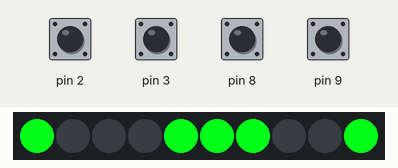
Simulated run of this sketch. Board: Arduino Uno, built for the host (arithmetic inside an expression is 32-bit, double 64-bit). Shown: 10 RGB LEDs in strip order, left to right. Wiring (inferred from the names in the program): DS3231 clock at I2C address 0x68. The inputs (shaded band) are chosen by the test bench; at power-on: pin 2, pin 3, pin 8, pin 9 HIGH. Dim RGB values are drawn brighter than linear; the local clock reads 2024-03-15 10:24:30 at power-on unless the sketch sets it; EEPROM starts erased; the audio player accepts every command and is not drawn; what the sketch prints to the serial monitor is not drawn.

Above: at 1.2 s.
1.3 s: pin 8 pulled LOW for 1 s
At 2.7 s:
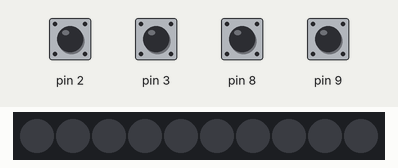
3.8 s: pin 9 pulled LOW for 1 s
6.3 s: pin 2 pulled LOW for 1 s
10.3 s: pin 8 pulled LOW for 1 s
At 10.9 s:
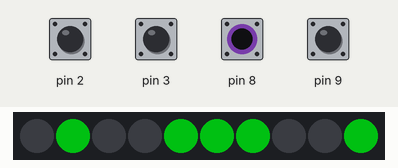
12.8 s: pin 3 pulled LOW for 1 s
At 14.2 s:
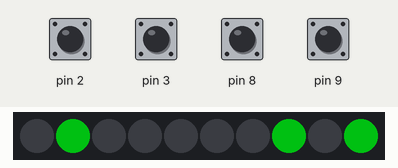
15.3 s: pin 2 pulled LOW for 1 s
At 16.4 s:
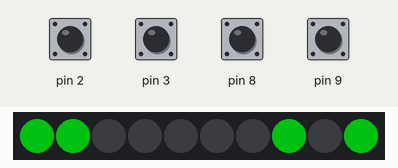
Timing chart, 0 to 18.3 s (numbered marks = the images above; inputs shaded):
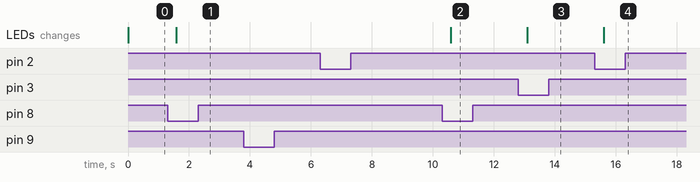

Measured:
- after the input at 1.3 s, the LEDs: change after 0.28 s (image 1)
- after the input at 10.3 s, the LEDs: change after 0.28 s (image 2)
- after the input at 12.8 s, the LEDs: change after 0.29 s (image 3)
- after the input at 15.3 s, the LEDs: change after 0.29 s (image 4)

The sketch:

JoeyRTCPimplePinkBinaryClock_r2.ino
```cpp
#include <ButtonDebounce.h>
#include <Wire.h>
#include <Adafruit_NeoPixel.h>
#include <SoftwareSerial.h>

#define PIN 4
#define NUMPIXELS 10
#define BIT(n,i) (n>>i&1)

#include <EEPROM.h>

Adafruit_NeoPixel pixels(NUMPIXELS, PIN, NEO_GRB + NEO_KHZ800);

// min set = 2
// hr set = 3
// dimmer set = 8
// audio play = 9
ButtonDebounce buttonM(3, 250); // 3 = top button
ButtonDebounce buttonH(2, 250); // 2 = 2nd from top button
ButtonDebounce buttonDim(8, 250); // 8 = bottom button
ButtonDebounce buttonPlay(9, 250); // 9 = 3rd from top button

#include <DFMiniMp3.h>
class Mp3Notify;
SoftwareSerial secondarySerial(5, 6); // RX, TX
typedef DFMiniMp3<SoftwareSerial, Mp3Notify> DfMp3;
DfMp3 dfmp3(secondarySerial);

class Mp3Notify
{
public:
  static void PrintlnSourceAction(DfMp3_PlaySources source, const char* action)
  {
    if (source & DfMp3_PlaySources_Sd)
    {
        Serial.print("SD Card, ");
    }
    if (source & DfMp3_PlaySources_Usb)
    {
        Serial.print("USB Disk, ");
    }
    if (source & DfMp3_PlaySources_Flash)
    {
        Serial.print("Flash, ");
    }
    Serial.println(action);
  }
  static void OnError([[maybe_unused]] DfMp3& mp3, uint16_t errorCode)
  {
    // see DfMp3_Error for code meaning
    Serial.println();
    Serial.print("Com Error ");
    Serial.println(errorCode);
  }
  static void OnPlayFinished([[maybe_unused]] DfMp3& mp3, [[maybe_unused]] DfMp3_PlaySources source, uint16_t track)
  {
    Serial.print("Play finished for #");
    Serial.println(track);

    // start next track
    track += 1;
    // this example will just start back over with 1 after track 3
    if (track > 3)
    {
      track = 1;
    }
    dfmp3.playMp3FolderTrack(track);  // sd:/mp3/0001.mp3, sd:/mp3/0002.mp3, sd:/mp3/0003.mp3
  }
  static void OnPlaySourceOnline([[maybe_unused]] DfMp3& mp3, DfMp3_PlaySources source)
  {
    PrintlnSourceAction(source, "online");
  }
  static void OnPlaySourceInserted([[maybe_unused]] DfMp3& mp3, DfMp3_PlaySources source)
  {
    PrintlnSourceAction(source, "inserted");
  }
  static void OnPlaySourceRemoved([[maybe_unused]] DfMp3& mp3, DfMp3_PlaySources source)
  {
    PrintlnSourceAction(source, "removed");
  }
};

//  RIGHT HERE IS WHERE YOU CHANGE THE COLOR VALUES. VALUES RANGE FROM 0 (0FF) TO 255 (FULL BRIGHTNESS)

//These are the Yellowish colors
//int rValue = 125;
//int gValue = 150;
//int bValue = 0;

//These are Pimple Pink
//105, 55, 25
int rValue = 0;
int gValue = 255;
int bValue = 25;

int hourModifier;
int minuteModifier;
int dimModifier;

int hours;
int minutes;
int seconds;
int rtcMinutes;

bool lastState = false;
bool lastStateH = false;
bool lastDimmerState = false;
bool lastPlayState = false;
bool wrapAroundHour = false;

void setup()
{
  Wire.begin();
  Serial.begin(9600);
  secondarySerial.begin(9600);

  dfmp3.begin();
  uint16_t version = dfmp3.getSoftwareVersion();
  Serial.print("version ");
  Serial.println(version);
  uint16_t volume = dfmp3.getVolume();
  Serial.print("volume ");
  Serial.println(volume);
  dfmp3.setVolume(30); // 0 - 30
  dfmp3.setRepeatPlayAllInRoot(false); // prevents looping
  uint16_t count = dfmp3.getTotalTrackCount(DfMp3_PlaySource_Sd);
  Serial.print("files ");
  Serial.println(count);
  Serial.println("starting...");

  pixels.begin(); // INITIALIZE NeoPixel strip object (REQUIRED)
  pixels.clear();
  // clear /EOSC bit
  // Sometimes necessary to ensure that the clock
  // keeps running on just battery power. Once set,
  // it shouldn't need to be reset but it's a good
  // idea to make sure.

  Wire.beginTransmission(0x68); // address DS3231
  Wire.write(0x0E); // select register
  Wire.write(0b00011100); // write register bitmap, bit 7 is /EOSC
  Wire.endTransmission();
  hourModifier = EEPROM.read(0);
  minuteModifier = EEPROM.read(1);
}

void loop()
{
  pixels.show();

  // send request to receive data starting at register 0
  Wire.beginTransmission(0x68); // 0x68 is DS3231 device address
  Wire.write((byte)0); // start at register 0
  Wire.endTransmission();
  Wire.requestFrom(0x68, 3); // request three bytes (seconds, minutes, hours)

  while(Wire.available())
  {
    seconds = Wire.read(); // get seconds
    minutes = Wire.read(); // get minutes
    hours = Wire.read();   // get hours

    convertToDecimal();
    addModifiers();
    getModulosAndCorrectZeroHour();
    printTimeDecimal();
    checkButtonsAndUpdateModifiers();
    printTimeAsBinaries();
    if (minutes == 0 && seconds == 0) {
      dfmp3.playGlobalTrack(1); // play sound at top of each hour
      dfmp3.setRepeatPlayCurrentTrack(false);
    }
  }
}

void convertToDecimal()
{
    seconds = (((seconds & 0b11110000)>>4)*10 + (seconds & 0b00001111)); // convert BCD to decimal
    minutes = (((minutes & 0b11110000)>>4)*10 + (minutes & 0b00001111)); // convert BCD to decimal
    rtcMinutes = minutes;
    hours = (((hours & 0b00100000)>>5)*20 + ((hours & 0b00010000)>>4)*10 + (hours & 0b00001111)); // convert BCD to decimal (assume 24 hour mode)
}

void addModifiers()
{
    minutes = minutes + minuteModifier;
    hours = hours + hourModifier;
    if(wrapAroundHour == true)
    {
      hours++;
    }
}

void getModulosAndCorrectZeroHour()
{
    if (hours > 11)
    {
      hours = hours%12;
    }
    if (hours == 0)
    {
      hours = 12;
    }
    if (minutes > 59)
    {
      minutes = minutes%60;
    }
    if(rtcMinutes > minutes)
    {
      hours++;
    }
}

void printTimeDecimal()
{
  Serial.print(hours); Serial.print(":"); Serial.print(minutes); Serial.print(":"); Serial.println(seconds);
}

void checkButtonsAndUpdateModifiers()
{
  buttonM.update();
  if(buttonM.state() == LOW && lastState == false)
  {
    Serial.print(minuteModifier);
    Serial.println("  Clicked");
    minuteModifier ++;
    EEPROM.write(1, minuteModifier);
    lastState = true;
  }
  if(buttonM.state() == HIGH)
  {
    lastState = false;
  }

  buttonH.update();
  if(buttonH.state() == LOW && lastStateH == false)
  {
    Serial.print(hourModifier);
    Serial.println("  Clicked");
    // The readSensorsAndDoStuff() will be called from within the player, even when playing or waiting
    hourModifier ++;
    EEPROM.write(0, hourModifier);
    lastStateH = true;
  }
  if(buttonH.state() == HIGH)
  {
    lastStateH = false;
  }

  buttonDim.update();
  if(buttonDim.state() == LOW && lastDimmerState == false)
  {
    Serial.print(dimModifier);
    Serial.println("  Clicked");
    pixels.setBrightness(dimModifier * 85);
    dimModifier ++;
    dimModifier % 3; // only 3 dim settings
    lastDimmerState = true;
  }
  if(buttonDim.state() == HIGH)
  {
    lastDimmerState = false;
  }

  buttonPlay.update();
  if(buttonPlay.state() == LOW && lastPlayState == false)
  {
    Serial.println("Play Audio Clicked");
    dfmp3.playGlobalTrack(1);
    dfmp3.setRepeatPlayCurrentTrack(false);
    lastPlayState = true;
  }
  if(buttonPlay.state() == HIGH)
  {
    lastPlayState = false;
  }
}

void printTimeAsBinaries()
{
    for(int h = 0; h < 4; h++)
    {
      if(BIT(hours, h) == 1)
      {
        pixels.setPixelColor(h, rValue, gValue, bValue);
      } else {
        pixels.setPixelColor(h, pixels.Color(0, 0, 0));
      }
    }
    for(int m = 4; m < 10; m++)
    {
      if(BIT(minutes, m-4) == 1){
        pixels.setPixelColor(m, rValue, gValue, bValue);
      } else {
        pixels.setPixelColor(m, pixels.Color(0, 0, 0));
      }
    }
//    for(int s = 5; s >= 0; s--)
//    {
//      Serial.print(BIT(seconds,s));
//    }
//    Serial.println();
}
```
